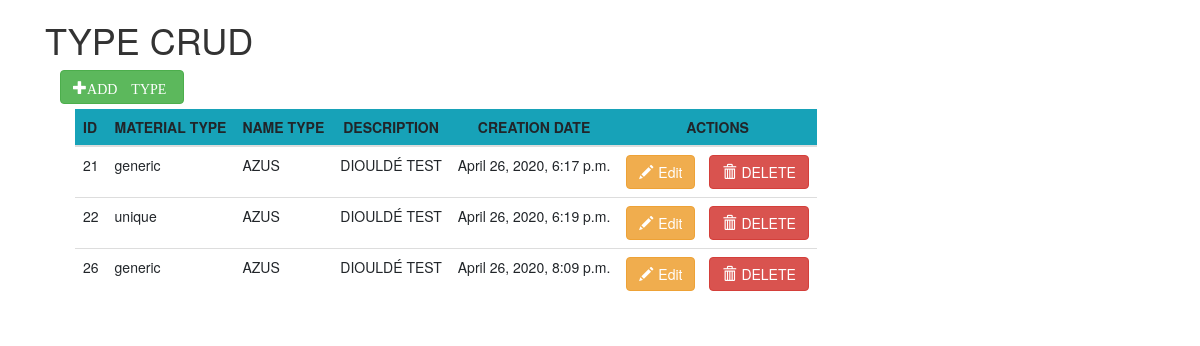
Page /TypeView on the earlier database version.
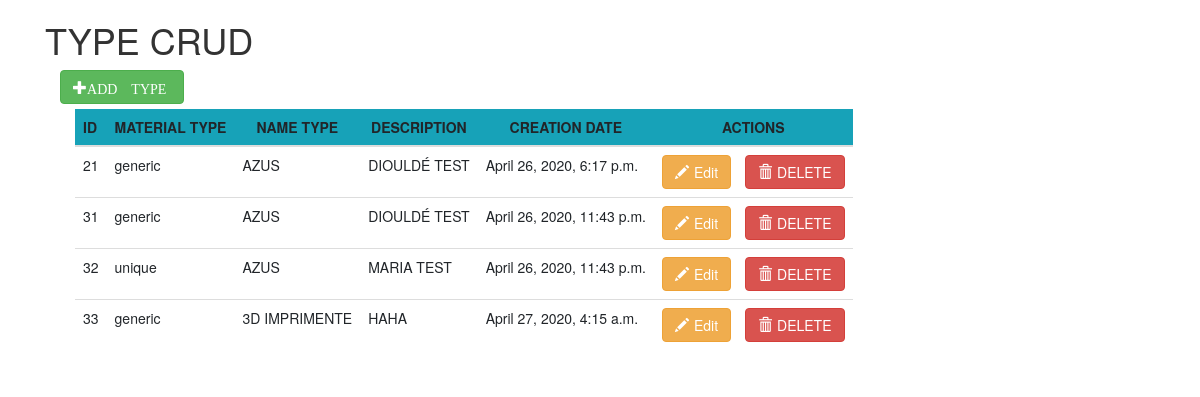
Same page on the later database version.
### siteWeb/models.py (models this page shows, shortened)
class Type(models.Model):
    TYPE_GENERIC = 'generic'
    TYPE_UNIQUE = 'unique'
    TYPE_CHOICES = (
        (TYPE_GENERIC, 'generic'),
        (TYPE_UNIQUE, 'unique'),
    )
    material_type = models.CharField(max_length=250, choices=TYPE_CHOICES, default=TYPE_GENERIC)
    name_type = models.CharField(max_length=250)
    description = models.TextField(blank=True)
    creation_date_type = models.DateTimeField(auto_now_add=True)

### siteWeb/crudAjaxTypeViews.py (the view)
# urls.py: path('TypeView', TypeView.as_view(), name='TypeView'),
class TypeView(TemplateView):
    template_name = 'siteWeb/type/ajaxCrudType.html'
    def get_context_data(self, **kwargs):
        context = super().get_context_data(**kwargs)
        context['types'] = Type.objects.all()
        return context

### siteWeb/templates/siteWeb/type/ajaxCrudType.html (shortened to what this page needs)
{% extends 'siteWeb/loaner/base.html' %}
{% load static %}
{% block content %}
<div class="container">
    <h1>TYPE CRUD</h1>
    <div class="container">
        <button class="btn btn-success offset-12"  data-toggle="modal" data-target="#addTypeModal">
            <span class="glyphicon glyphicon-plus mr-2">ADD TYPE</span>
        </button>
        <table id="typeTable" class="table container-fluid table-responsive mt-2">
            <thead class="bg-info">
                <th scope="row">ID</th>
                <th scope="col" class="text-center">MATERIAL TYPE</th>
                <th scope="col" class="text-center">NAME TYPE</th>
                <th scope="col" class="text-center">DESCRIPTION</th>
                <th scope="col" class="text-center">CREATION DATE</th>
                <th scope="col" class="text-center">ACTIONS</th>
            </thead>
            {% for type in types %}
            <tr id="type-{{type.id}}">
                <td>{{type.id}}</td>
                <td class="typeMaterial_type typeData" name="material_type">{{type.material_type}}</td>
                <td class="typeName_type typeData" name="name_type">{{type.name_type}}</td>
                <td class="typeDescription typeData" name="description">{{type.description}}</td>
                <td class="typeCreation_date typeData" name="creation_date">{{type.creation_date_type}}</td>
                <td>
                    <button class="btn btn-warning mr-2" onClick="editType({{type.id}})" data-toggle="modal" data-target="#myModal">
                        <span class="glyphicon glyphicon-pencil mr-2"></span>Edit
                    </button>
                    <button class="btn btn-danger ml-2" onClick="deleteType({{type.id}})">
                        <span class="glyphicon glyphicon-trash mr-2"></span>DELETE
                    </button>
                </td>
            </tr>
            {% endfor %}
        </table>
    </div>
</div>
{% endblock %}

Differences in the rows shown:
removed Type: id "22", material_type "unique", name_type "AZUS", description "DIOULDÉ TEST", creation_date_type "April 26, 2020, 6:19 p.m."
removed Type: id "26", material_type "generic", name_type "AZUS", description "DIOULDÉ TEST", creation_date_type "April 26, 2020, 8:09 p.m."
added Type: id "31", material_type "generic", name_type "AZUS", description "DIOULDÉ TEST", creation_date_type "April 26, 2020, 11:43 p.m."
added Type: id "32", material_type "unique", name_type "AZUS", description "MARIA TEST", creation_date_type "April 26, 2020, 11:43 p.m."
added Type: id "33", material_type "generic", name_type "3D IMPRIMENTE", description "HAHA", creation_date_type "April 27, 2020, 4:15 a.m."
